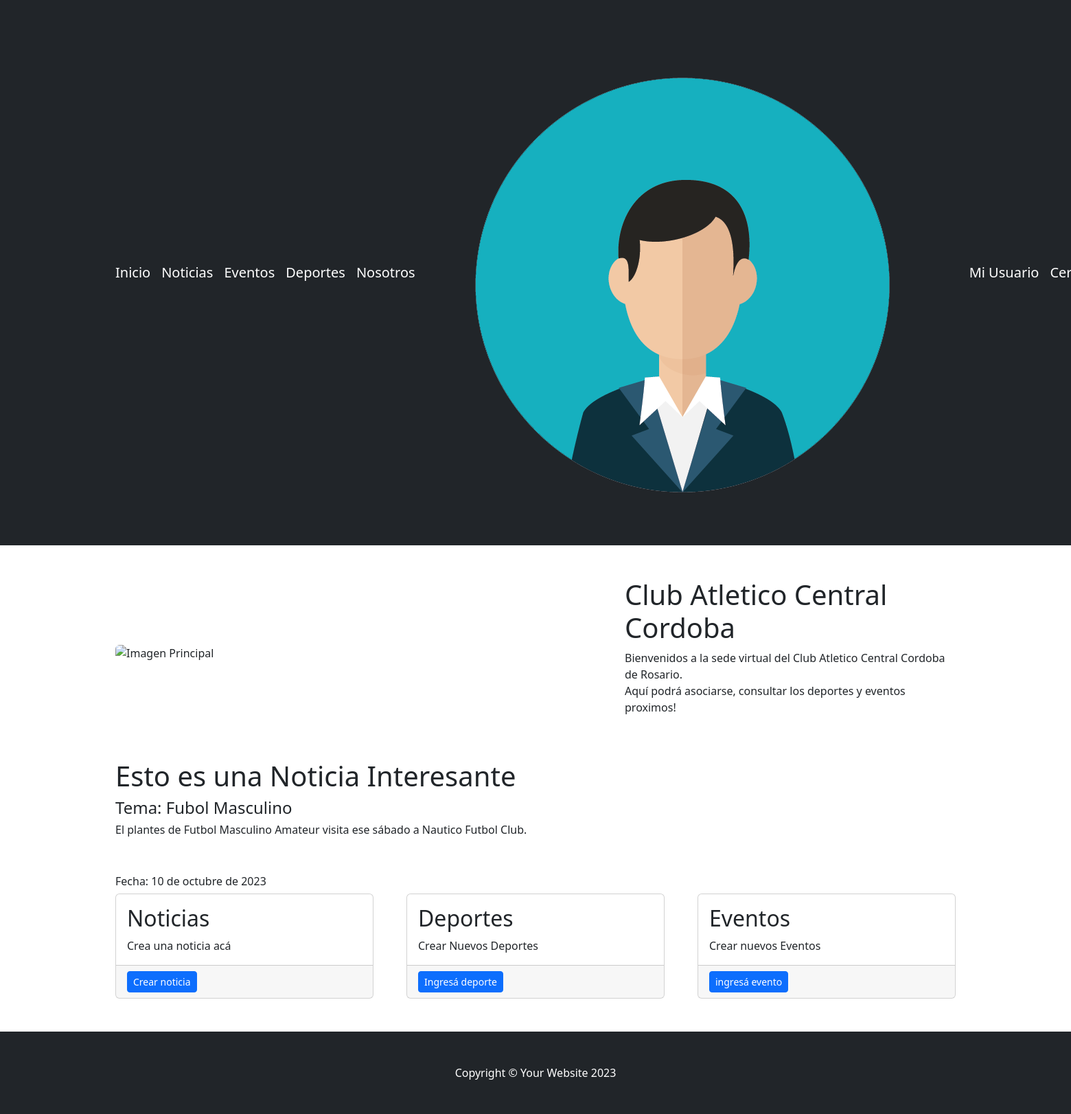
The page /AppClub/detallarNoticias/1/ (signed in) on the database its author committed.
### AppClub/models.py (models this page shows, shortened)
class Noticia(models.Model):
    titulo = models.CharField(max_length=100)
    subtitulo = models.CharField(max_length=100)
    fecha = models.DateField()
    tema = models.CharField(max_length=100)
    desarrollo = models.TextField(max_length=300)
    imagen = models.ImageField(upload_to="noticias/")
    pie_de_foto = models.CharField(max_length=100)

### AppClub/views.py (the view)
# urls.py: path("detallarNoticias/<pk>/", NoticiaDetail.as_view(), name="detallarNoticias"),
class NoticiaDetail(DetailView):
    model = Noticia
    template_name = "noticia_detail.html"
    context_object_name = "noticia"

### AppClub/templates/noticia_detail.html (shortened to what this page needs)
{% extends 'padre.html' %}
{% block ContenidoQueCambia %}
<h1>{{noticia.titulo}}</h1>
<h4>Tema: {{noticia.tema}}</h4>
<h6>{{noticia.desarrollo}}</h4>
    <br>
    <br>
    <h6>Fecha: {{noticia.fecha}}</h4>
        {% endblock ContenidoQueCambia %}

### rows shown on the page
Noticia: titulo "Esto es una Noticia Interesante", tema "Fubol Masculino", desarrollo "El plantes de Futbol Masculino Amateur visita ese sábado a Nautico Futbol Club.", fecha "10 de octubre de 2023"
